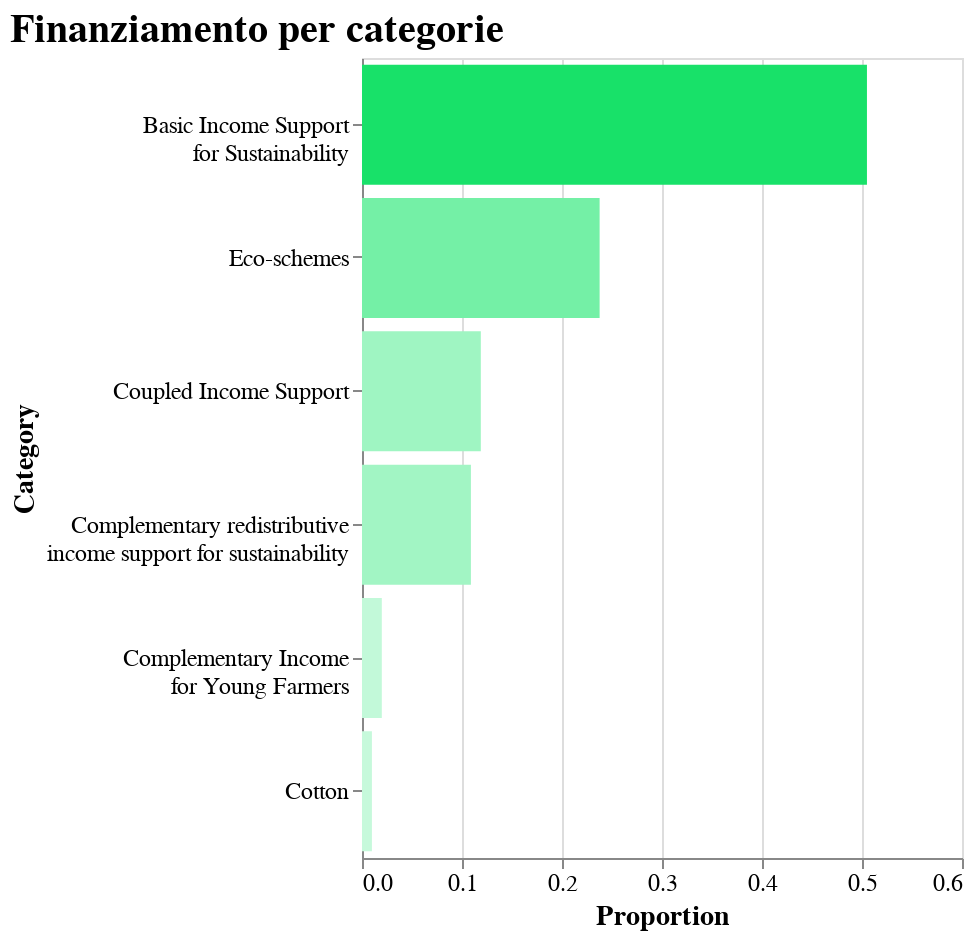

Here is the notebook cell this chart was saved with:
### Code cell
## FINANZIAMENTI TOTALI PAC: CATEGORIE

data = {
    "Category": [
        "Eco-schemes",
        ["Basic Income Support", "for Sustainability"],
        "Cotton",
        ["Complementary redistributive", "income support for sustainability"],
        ["Complementary Income", "for Young Farmers"],
        "Coupled Income Support"
    ],
    "Series 1": [24, 51, 1, 11, 2, 12],
    "Total": [101] * 6,
    "Proportion": [0.237624, 0.504950, 0.009901, 0.108911, 0.019802, 0.118812]
}

eagf_numb = pd.DataFrame(data)

chart = alt.Chart(eagf_numb).mark_bar(
).encode(
    y=alt.Y('Category:N', title='Category', sort="-x"),
    x=alt.X('Proportion:Q', title='Proportion', scale=alt.Scale(domain=[0, 0.6])),
    color=alt.Color('Proportion', scale=alt.Scale(scheme=["#c6f9db", "#18E169"], interpolate="hsl"), legend=None),
    tooltip=[
        alt.Tooltip("Proportion:Q", title="Proportion")
    ]
).properties(
    width="container",
    height=400,
    title='Finanziamento per categorie'
).configure_axis(
    labelAngle=0
)

chart.show()

### Figure 1 — Vega-Lite specification as saved in the notebook (floating-point values rounded to 4 significant figures)
{"config": {"background": "transparent", "title": {"fontSize": 20, "anchor": "start", "color": "black"}, "axis": {"labelFontSize": 12, "titleFontSize": 14, "labelAngle": 0}}, "data": {"name": "data-aec11d41f0c1b250ccc3e60af3f4ac28"}, "mark": {"type": "bar"}, "encoding": {"color": {"field": "Proportion", "legend": null, "scale": {"interpolate": "hsl", "scheme": ["#c6f9db", "#18E169"]}, "type": "quantitative"}, "tooltip": [{"field": "Proportion", "title": "Proportion", "type": "quantitative"}], "x": {"field": "Proportion", "scale": {"domain": [0, 0.6]}, "title": "Proportion", "type": "quantitative"}, "y": {"field": "Category", "sort": "-x", "title": "Category", "type": "nominal"}}, "height": 400, "title": "Finanziamento per categorie", "width": "container", "$schema": "https://vega.github.io/schema/vega-lite/v5.17.0.json", "datasets": {"data-aec11d41f0c1b250ccc3e60af3f4ac28": [{"Category": "Eco-schemes", "Series 1": 24, "Total": 101, "Proportion": 0.2376}, {"Category": ["Basic Income Support", "for Sustainability"], "Series 1": 51, "Total": 101, "Proportion": 0.505}, {"Category": "Cotton", "Series 1": 1, "Total": 101, "Proportion": 0.009901}, {"Category": ["Complementary redistributive", "income support for sustainability"], "Series 1": 11, "Total": 101, "Proportion": 0.1089}, {"Category": ["Complementary Income", "for Young Farmers"], "Series 1": 2, "Total": 101, "Proportion": 0.0198}, {"Category": "Coupled Income Support", "Series 1": 12, "Total": 101, "Proportion": 0.1188}]}}
